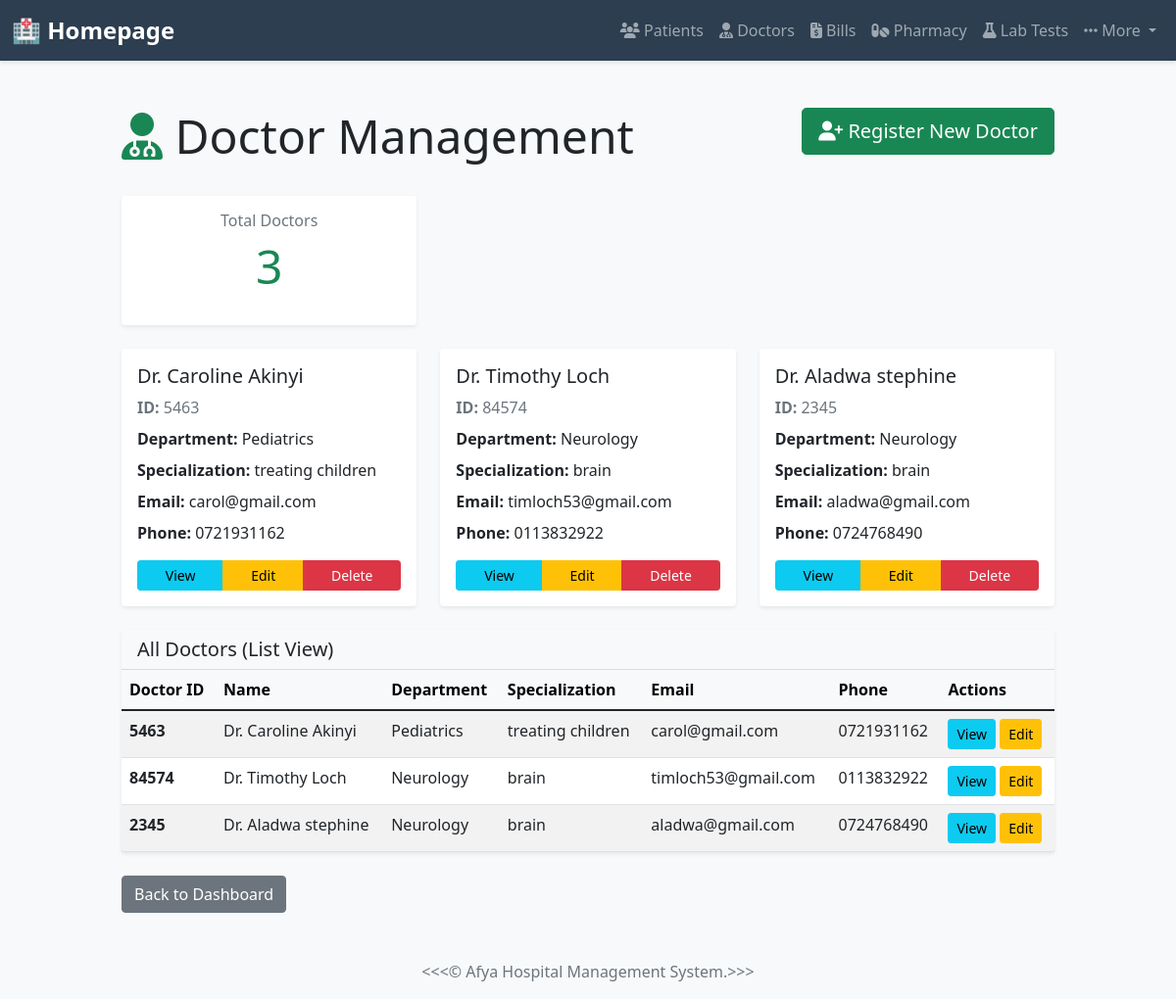
Screenshot of /doctors-management/ with the database file from the repository.
### myapp/models.py (models this page shows, shortened)
class Doctor(models.Model):
    DEPARTMENT_CHOICES = [
        ('cardiology', 'Cardiology'),
        ('neurology', 'Neurology'),
        ('pediatrics', 'Pediatrics'),
        ('orthopedics', 'Orthopedics'),
        ('general', 'General Medicine'),
    ]
    doctor_id = models.CharField(max_length=20, unique=True)
    first_name = models.CharField(max_length=100)
    last_name = models.CharField(max_length=100)
    email = models.EmailField(unique=True)
    specialization = models.CharField(max_length=100)
    phone_number = models.CharField(max_length=15)
    department = models.CharField(max_length=50, choices=DEPARTMENT_CHOICES)
    schedule = models.TextField(blank=True, null=True, help_text="Optional scheduling notes or timeslots")
    date_added = models.DateTimeField(auto_now_add=True)
    class Meta:
        ordering = ['last_name', 'first_name']

### myapp/views.py (the view)
# urls.py: path('doctors-management/', views.doctors_management, name='doctors_management'),
def doctors_management(request):
    doctors = Doctor.objects.all()
    doctor_count = doctors.count()
    context = {
        'doctors': doctors,
        'doctor_count': doctor_count,
        'title': 'Doctor Management',
    }
    return render(request, 'doctors_management.html', context)

### myapp/templates/doctors_management.html (shortened to what this page needs)
{% extends 'base.html' %}
{% block content %}
<div class="container mt-5">
    <div class="row mb-4">
        <div class="col-md-8">
            <h1 class="display-5">
                <i class="fas fa-user-md text-success"></i> Doctor Management
            </h1>
        </div>
        <div class="col-md-4 text-end">
            <a href="{% url 'myapp:register_doctor' %}" class="btn btn-success btn-lg">
                <i class="fas fa-user-plus"></i> Register New Doctor
            </a>
        </div>
    </div>
    <div class="row g-4 mb-4">
        <div class="col-md-4">
            <div class="card shadow-sm border-success">
                <div class="card-body text-center">
                    <h6 class="card-title text-muted">Total Doctors</h6>
                    <p class="display-5 text-success">{{ doctor_count }}</p>
                </div>
            </div>
        </div>
    </div>
    <div class="row mb-4">
        <div class="col-md-12">
            <div class="row g-4">
                {% for doctor in doctors %}
                <div class="col-md-6 col-lg-4">
                    <div class="card shadow-sm h-100">
                        <div class="card-body">
                            <h5 class="card-title">Dr. {{ doctor.first_name }} {{ doctor.last_name }}</h5>
                            <p class="text-muted mb-2">
                                <strong>ID:</strong> {{ doctor.doctor_id }}
                            </p>
                            <p class="mb-2">
                                <strong>Department:</strong> {{ doctor.get_department_display }}
                            </p>
                            <p class="mb-2">
                                <strong>Specialization:</strong> {{ doctor.specialization }}
                            </p>
                            <p class="mb-2">
                                <strong>Email:</strong> {{ doctor.email }}
                            </p>
                            <p class="mb-3">
                                <strong>Phone:</strong> {{ doctor.phone_number }}
                            </p>
                            <div class="btn-group w-100" role="group">
                                <a href="{% url 'myapp:doctor_detail' doctor.pk %}" class="btn btn-sm btn-info">View</a>
                                <a href="{% url 'myapp:update_doctor' doctor.pk %}" class="btn btn-sm btn-warning">Edit</a>
                                <a href="{% url 'myapp:delete_doctor' doctor.pk %}" class="btn btn-sm btn-danger">Delete</a>
                            </div>
                        </div>
                    </div>
                </div>
                {% empty %}
                <div class="col-md-12">
                    <div class="alert alert-info">No doctors found. <a href="{% url 'myapp:register_doctor' %}" class="alert-link">Register a new doctor</a>.</div>
                </div>
                {% endfor %}
            </div>
        </div>
    </div>
    <div class="row">
        <div class="col-md-12">
            <div class="card shadow-sm">
                <div class="card-header bg-light">
                    <h5 class="mb-0">All Doctors (List View)</h5>
                </div>
                <div class="table-responsive">
                    <table class="table table-hover table-striped mb-0">
                        <thead class="table-light">
                            <tr>
                                <th>Doctor ID</th>
                                <th>Name</th>
                                <th>Department</th>
                                <th>Specialization</th>
                                <th>Email</th>
                                <th>Phone</th>
                                <th>Actions</th>
                            </tr>
                        </thead>
                        <tbody>
                            {% for doctor in doctors %}
                            <tr>
                                <td><strong>{{ doctor.doctor_id }}</strong></td>
                                <td>Dr. {{ doctor.first_name }} {{ doctor.last_name }}</td>
                                <td>{{ doctor.get_department_display }}</td>
                                <td>{{ doctor.specialization }}</td>
                                <td>{{ doctor.email }}</td>
                                <td>{{ doctor.phone_number }}</td>
                                <td>
                                    <a href="{% url 'myapp:doctor_detail' doctor.pk %}" class="btn btn-sm btn-info">View</a>
                                    <a href="{% url 'myapp:update_doctor' doctor.pk %}" class="btn btn-sm btn-warning">Edit</a>
                                </td>
                            </tr>
                            {% empty %}
                            <tr>
                                <td colspan="7" class="text-center text-muted py-4">No doctors found</td>
                            </tr>
                            {% endfor %}
                        </tbody>
                    </table>
                </div>
            </div>
        </div>
    </div>
    <div class="row mt-4">
        <div class="col-md-12">
            <a href="{% url 'myapp:homepage' %}" class="btn btn-secondary">Back to Dashboard</a>
        </div>
    </div>
</div>
{% endblock %}

### myapp/templates/base.html (style rules this page uses)
body { background-color: #f8f9fa; font-family: 'Segoe UI', Tahoma, Geneva, Verdana, sans-serif; }
.container { max-width: 1000px; margin-top: 30px; }
.card { box-shadow: 0 2px 8px rgba(0,0,0,0.1); border: none; }

### rows the page displays
Doctor: first_name "Caroline", last_name "Akinyi", doctor_id "5463", department "Pediatrics", specialization "treating children", email "carol@gmail.com", phone_number "0721931162"
Doctor: first_name "Timothy", last_name "Loch", doctor_id "84574", department "Neurology", specialization "brain", email "timloch53@gmail.com", phone_number "0113832922"
Doctor: first_name "Aladwa", last_name "stephine", doctor_id "2345", department "Neurology", specialization "brain", email "aladwa@gmail.com", phone_number "0724768490"

### other values shown
{{ doctor_count }} "3"
